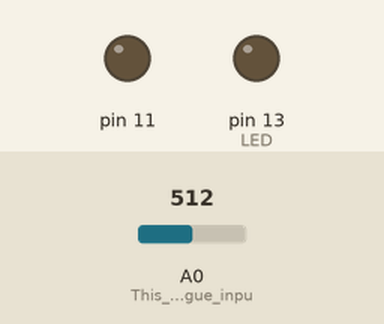
The sketch below on a simulated Arduino Pro Mini, built with avr-gcc and run on an emulated ATmega328P. On the bench: output pins drawn as LEDs (lit = HIGH). The test bench sets the inputs (shaded band); at power-on: A0 (This_is_our_analogue_inpu) = 512. What the sketch prints to the serial monitor is not drawn.

Above: at 1.2 s.
1.3 s: A0 (This_is_our_analogue_inpu) set to 760
Timing chart, 0 to 4.3 s (numbered marks = the images above; inputs shaded):
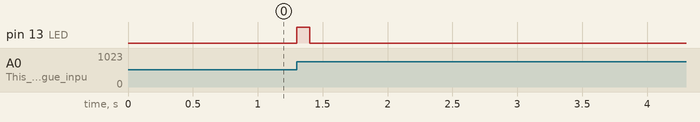

Measured:
- after the input at 1.3 s, pin 13 (LED): LOW → HIGH at once, → LOW 0.10 s later

The sketch:

Electricity_Monitoring_Lamp_Tx.ino
```cpp
/*
 * 27th February 2021
 * James Fotherby
 * Energy Monitoring Lamp TX
 *
 * This software is the transmitter for the energy monitoring lamp. A photoresistor is bluetacked to the electricity meter's IMP light. It flashes 1000 times per KwH
 * The photoresistor pulls up pin A0 to 5v and there's a 47K pull down resistor.
 *
 * So how does this work?
 *  - The ADC samples at ~4KHz. When a sample is above a threshold FLASH_ADC_THRESHOLD then we detect a flash.
 *  - We transmit an "F" and wait 100ms
 *  - We then restart sampling the ADC waiting for the next flash
 *
 *  - If drawing 7.5 kW then with a 2000 imp/kwh meter our flash period would be: 240ms
 *
 */

#define     FLASH_ADC_THRESHOLD     750
#define     FLASH_ADC_THRESHOLD_L   700

void setup() {
  Serial.begin(115200);
  pinMode(A0, INPUT);                                             // This is our analogue input
  pinMode(11, OUTPUT); digitalWrite(11, LOW);                     // Oh for lack of convenient GND pins the 220K pulldown resistor is grounded by this pin...
  pinMode(13, OUTPUT); digitalWrite(13, LOW);                     // The Pro Mini's onboard LED for debugging
}

void loop() {
  // Wait for a flash to be detected
  while(analogRead(A0) < FLASH_ADC_THRESHOLD) {
    delayMicroseconds(200);
  }

  // Now a flash has been detected transmit an "F"
  Serial.println("F");

  digitalWrite(13, HIGH);
  delay(100);

  digitalWrite(13, LOW);                                          // Photoresistors have a slow response time
  while(analogRead(A0) > FLASH_ADC_THRESHOLD_L) {
    delay(5);
  }
}
```
